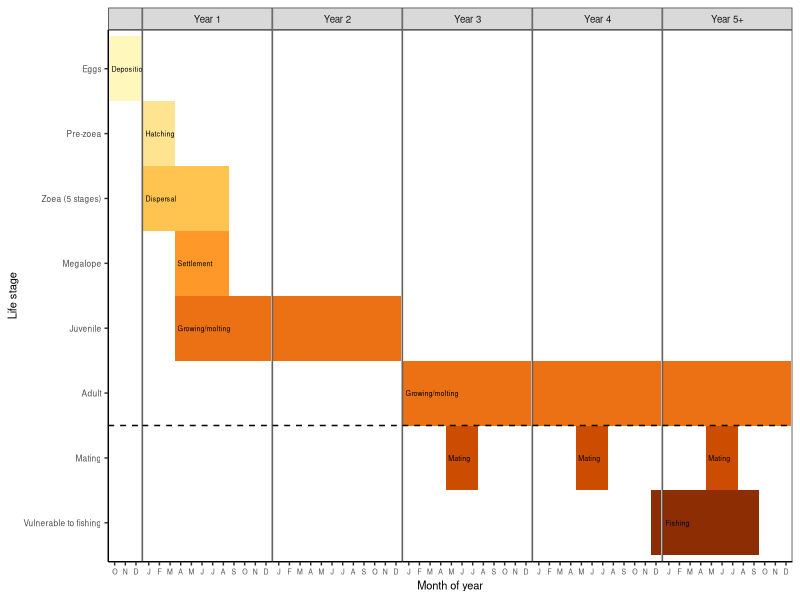

Write the R code that produced this figure.

# Clear workspace
rm(list = ls())

# Setup
################################################################################

# Packages
library(tidyverse)

# Directories
plotdir <- "figures"

# Read data
data_orig <- readxl::read_excel("figures/Fig2_dcrab_life_history.xlsx", sheet=2)


# Build data
################################################################################

# Generate column names
cols <- c("stage",
          paste("0", 10:12, sep="_"),
          paste("1", 1:12, sep="_"),
          paste("2", 1:12, sep="_"),
          paste("3", 1:12, sep="_"),
          paste("4", 1:12, sep="_"),
          paste("5", 1:12, sep="_"))

# Format data
data <- data_orig %>%
  # Set names
  setNames(cols) %>%
  # Gather
  gather(key="year_month", value="value", 2:ncol(.)) %>%
  # Seperate
  tidyr::separate(year_month, sep="_", into=c("year", "month")) %>%
  # Format month/year
  mutate(year=paste("Year", year),
         year=recode(year,
                     "Year 0"=" ",
                     "Year 5"="Year 5+"),
         month=factor(month, levels=1:12)) %>%
  # Reduce
  filter(!is.na(value)) %>%
  # Order stages
  mutate(stage=recode(stage, "Adult (mature)"="Adult"),
         stage=factor(stage, levels=c("Eggs", "Pre-zoea", "Zoea (5 stages)", "Megalope", "Juvenile",
                                       "Adult", "Mating", "Vulnerable to fishing") %>% rev())) %>%
  # Add stage text
  mutate(stage_label=recode_factor(stage,
                                  "Eggs"="Deposition",
                                  "Pre-zoea"="Hatching",
                                  "Zoea (5 stages)"="Dispersal",
                                  "Megalope"="Settlement",
                                  "Juvenile"="Growing/molting",
                                  "Adult"="Growing/molting",
                                  "Mating"="Mating",
                                  "Vulnerable to fishing"="Fishing"))

# Build process key
process_key <- data %>%
  # Reduce to one per stage / year
  group_by(stage, stage_label, year) %>%
  arrange(stage, stage_label, year, month) %>%
  slice(1) %>%
  ungroup() %>%
  # Remove select ones
  filter(!(stage=="Juvenile" & year=="Year 2")) %>%
  filter(!(stage=="Adult" & year %in% c( "Year 4", "Year 5+"))) %>%
  filter(!(stage=="Vulnerable to fishing" & year %in% c( "Year 4")))




# Plot data
################################################################################

# Setup theme
my_theme <-  theme(axis.text=element_text(size=6),
                   axis.text.x=element_text(size=5),
                   axis.title=element_text(size=8),
                   legend.text=element_text(size=6),
                   legend.title=element_text(size=8),
                   strip.text=element_text(size=7),
                   plot.title=element_text(size=10),
                   # Gridlines
                   panel.grid.major = element_blank(),
                   panel.grid.minor = element_blank(),
                   panel.background = element_blank(),
                   axis.line = element_line(colour = "black"),
                   # Legend
                   legend.background = element_rect(fill=alpha('blue', 0)))

# Colors
colors <- RColorBrewer::brewer.pal(nlevels(data$stage_label)+1, "YlOrBr")[2:(nlevels(data$stage_label)+1)]

# Plot data
g <- ggplot(data, aes(x=month, y=stage, fill=stage_label)) +
  facet_grid(.~year, scales="free_x", space="free_x") +
  # Plot period
  geom_tile(show.legend = F) +
  # Plot process text
  geom_text(data=process_key, mapping=aes(x=month, y=stage, label=stage_label),
            inherit.aes = F, hjust=0, size=1.8, nudge_x = -0.3) +
  # Reference line
  geom_hline(yintercept=2.5, linetype="dashed") +
  # Labels
  labs(y="Life stage", x="Month of year") +
  # X-axis
  scale_x_discrete(breaks=1:12, labels=c("J", "F", "M", "A", "M", "J", "J", "A", "S", "O", "N", "D")) +
  # Legend
  scale_fill_manual(name="", values=colors) +
  # Theme
  theme_bw() + my_theme +
  theme(panel.spacing = unit(0, "cm"))
g

# Export
ggsave(g, filename=file.path(plotdir, "Fig2_dcrab_life_cycle.png"),
       width=6.5, height=2, units="in", dpi=600)


